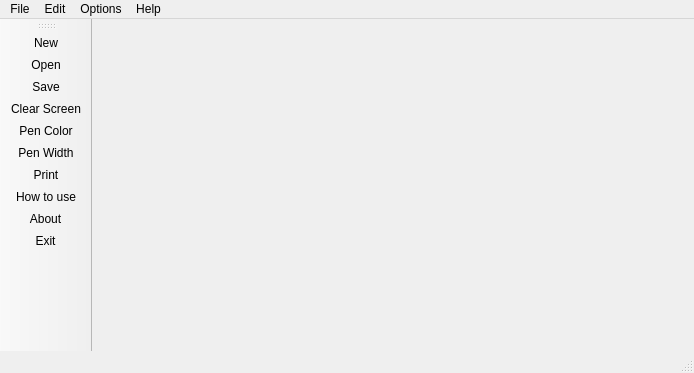
<?xml version="1.0" encoding="UTF-8"?>
<ui version="4.0">
 <class>MainWindow</class>
 <widget class="QMainWindow" name="MainWindow">
  <property name="geometry">
   <rect>
    <x>0</x>
    <y>0</y>
    <width>694</width>
    <height>373</height>
   </rect>
  </property>
  <property name="cursor">
   <cursorShape>CrossCursor</cursorShape>
  </property>
  <property name="windowTitle">
   <string>MultiPaint</string>
  </property>
  <property name="windowIcon">
   <iconset resource="Resources.qrc">
    <normaloff>:/images/contents/multipaint_icon.png</normaloff>:/images/contents/multipaint_icon.png</iconset>
  </property>
  <widget class="QWidget" name="centralwidget"/>
  <widget class="QMenuBar" name="menubar">
   <property name="geometry">
    <rect>
     <x>0</x>
     <y>0</y>
     <width>694</width>
     <height>18</height>
    </rect>
   </property>
   <widget class="QMenu" name="menuFile">
    <property name="title">
     <string>File</string>
    </property>
    <widget class="QMenu" name="menuSave_as">
     <property name="enabled">
      <bool>true</bool>
     </property>
     <property name="title">
      <string>Save as...</string>
     </property>
    </widget>
    <addaction name="actionNew"/>
    <addaction name="actionOpen"/>
    <addaction name="actionSave"/>
    <addaction name="menuSave_as"/>
    <addaction name="actionPrint"/>
    <addaction name="separator"/>
    <addaction name="actionExit"/>
   </widget>
   <widget class="QMenu" name="menuEdit">
    <property name="title">
     <string>Edit</string>
    </property>
    <addaction name="actionClear_Screen"/>
   </widget>
   <widget class="QMenu" name="menuHelp">
    <property name="title">
     <string>Help</string>
    </property>
    <addaction name="actionHow_to_use"/>
    <addaction name="actionAbout"/>
   </widget>
   <widget class="QMenu" name="menuOptions">
    <property name="title">
     <string>Options</string>
    </property>
    <addaction name="actionPen_Color"/>
    <addaction name="actionPen_Width"/>
   </widget>
   <addaction name="menuFile"/>
   <addaction name="menuEdit"/>
   <addaction name="menuOptions"/>
   <addaction name="menuHelp"/>
  </widget>
  <widget class="QStatusBar" name="statusbar"/>
  <widget class="QToolBar" name="toolBar">
   <property name="windowTitle">
    <string>toolBar</string>
   </property>
   <attribute name="toolBarArea">
    <enum>LeftToolBarArea</enum>
   </attribute>
   <attribute name="toolBarBreak">
    <bool>false</bool>
   </attribute>
   <addaction name="actionNew"/>
   <addaction name="actionOpen"/>
   <addaction name="actionSave"/>
   <addaction name="actionClear_Screen"/>
   <addaction name="actionPen_Color"/>
   <addaction name="actionPen_Width"/>
   <addaction name="actionPrint"/>
   <addaction name="actionHow_to_use"/>
   <addaction name="actionAbout"/>
   <addaction name="actionExit"/>
  </widget>
  <action name="actionNew">
   <property name="icon">
    <iconset resource="Resources.qrc">
     <normaloff>:/images/icons/new_file_icon.png</normaloff>:/images/icons/new_file_icon.png</iconset>
   </property>
   <property name="text">
    <string>New...</string>
   </property>
   <property name="shortcut">
    <string>Ctrl+N</string>
   </property>
  </action>
  <action name="actionOpen">
   <property name="icon">
    <iconset resource="Resources.qrc">
     <normaloff>:/images/icons/open_icon.png</normaloff>:/images/icons/open_icon.png</iconset>
   </property>
   <property name="text">
    <string>Open</string>
   </property>
   <property name="shortcut">
    <string>Ctrl+O</string>
   </property>
  </action>
  <action name="actionSave">
   <property name="icon">
    <iconset resource="Resources.qrc">
     <normaloff>:/images/icons/save_icon.png</normaloff>:/images/icons/save_icon.png</iconset>
   </property>
   <property name="text">
    <string>Save</string>
   </property>
   <property name="shortcut">
    <string>Ctrl+S</string>
   </property>
  </action>
  <action name="actionExit">
   <property name="icon">
    <iconset resource="Resources.qrc">
     <normaloff>:/images/icons/exit_icon.png</normaloff>:/images/icons/exit_icon.png</iconset>
   </property>
   <property name="text">
    <string>Exit</string>
   </property>
   <property name="shortcut">
    <string>Ctrl+Q</string>
   </property>
  </action>
  <action name="actionPen_Color">
   <property name="icon">
    <iconset resource="Resources.qrc">
     <normaloff>:/images/icons/colors_icon.png</normaloff>:/images/icons/colors_icon.png</iconset>
   </property>
   <property name="text">
    <string>Pen Color</string>
   </property>
   <property name="shortcut">
    <string>Ctrl+C</string>
   </property>
  </action>
  <action name="actionPen_Width">
   <property name="icon">
    <iconset resource="Resources.qrc">
     <normaloff>:/images/icons/pen_width_icon.png</normaloff>:/images/icons/pen_width_icon.png</iconset>
   </property>
   <property name="text">
    <string>Pen Width</string>
   </property>
   <property name="shortcut">
    <string>Ctrl+W</string>
   </property>
  </action>
  <action name="actionClear_Screen">
   <property name="icon">
    <iconset resource="Resources.qrc">
     <normaloff>:/images/icons/clear_screen_icon.png</normaloff>:/images/icons/clear_screen_icon.png</iconset>
   </property>
   <property name="text">
    <string>Clear Screen</string>
   </property>
   <property name="shortcut">
    <string>Ctrl+R</string>
   </property>
  </action>
  <action name="actionAbout">
   <property name="icon">
    <iconset resource="Resources.qrc">
     <normaloff>:/images/icons/about_icon.png</normaloff>:/images/icons/about_icon.png</iconset>
   </property>
   <property name="text">
    <string>About</string>
   </property>
   <property name="shortcut">
    <string>Ctrl+I</string>
   </property>
  </action>
  <action name="actionPrint">
   <property name="icon">
    <iconset resource="Resources.qrc">
     <normaloff>:/images/icons/print_icon.png</normaloff>:/images/icons/print_icon.png</iconset>
   </property>
   <property name="text">
    <string>Print</string>
   </property>
   <property name="shortcut">
    <string>Ctrl+P</string>
   </property>
  </action>
  <action name="actionHow_to_use">
   <property name="icon">
    <iconset resource="Resources.qrc">
     <normaloff>:/images/icons/how_to_use_icon.png</normaloff>:/images/icons/how_to_use_icon.png</iconset>
   </property>
   <property name="text">
    <string>How to use</string>
   </property>
   <property name="shortcut">
    <string>Ctrl+U</string>
   </property>
  </action>
 </widget>
 <resources>
  <include location="Resources.qrc"/>
 </resources>
 <connections/>
</ui>
